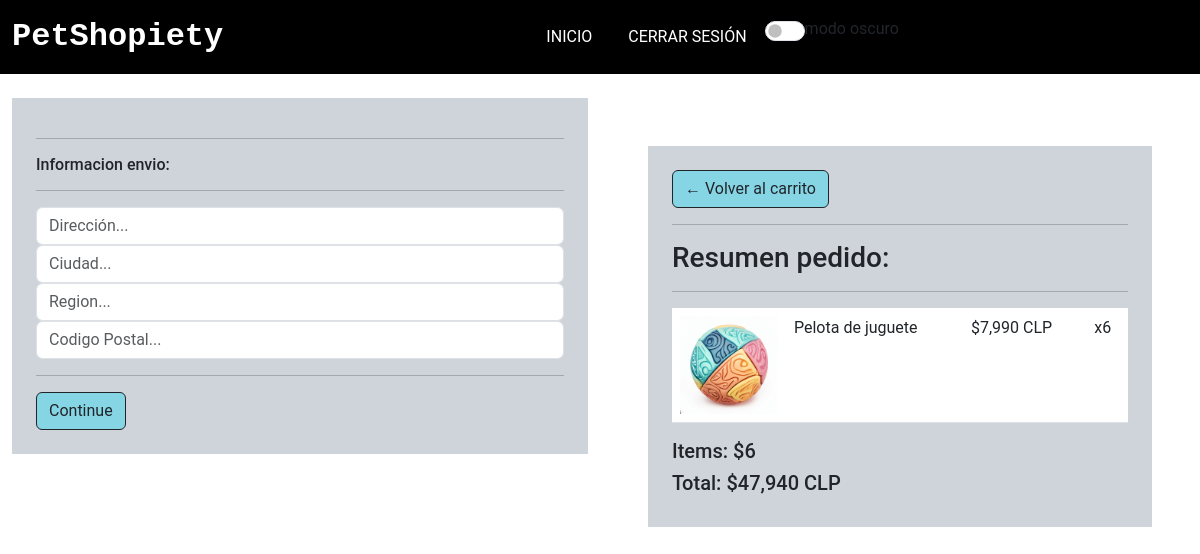
The page /checkout (signed in) on the database as committed earlier.
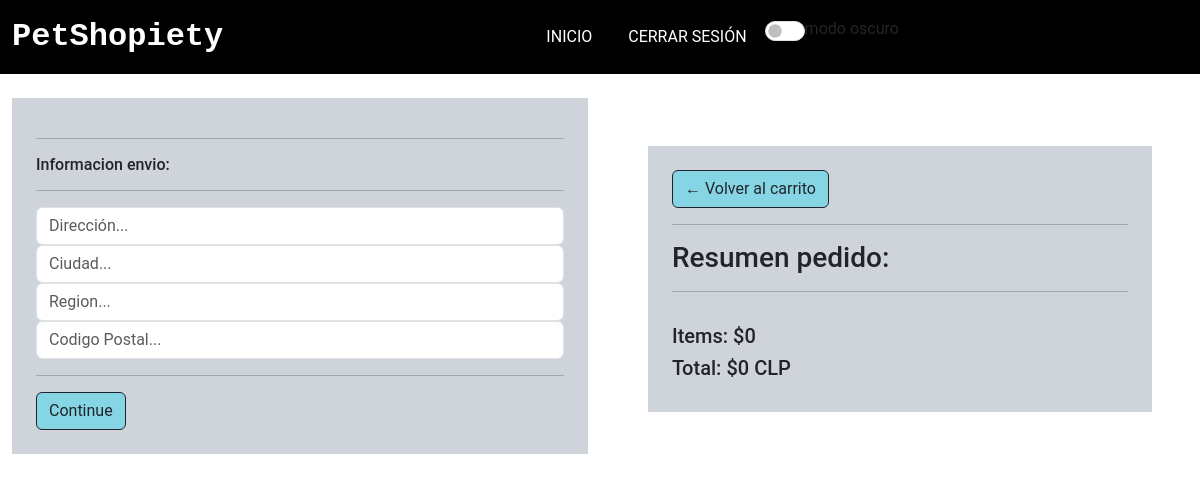
The same page on the database as committed later.
### apps/PetShopiety/models.py (models this page shows, shortened)
class ItemsOrden(models.Model):
    producto = models.ForeignKey(
        Producto, on_delete=models.SET_NULL, blank=True, null=True)
    orden = models.ForeignKey(
        Orden, on_delete=models.SET_NULL, blank=True, null=True)
    cantidad = models.IntegerField(default=0, null=True, blank=True)
    fecha_agregada = models.DateTimeField(auto_now=True)
    @property
    def obtener_total(self):
        total = self.producto.precio * self.cantidad
        return total

class Producto(models.Model):
    sku = models.IntegerField(primary_key=True)
    nombre = models.CharField(max_length=50)
    stock = models.IntegerField()
    precio = models.IntegerField()
    descripcion = models.CharField(max_length=200)
    id_cat = models.ForeignKey(Categoria, on_delete=models.CASCADE)
    img_url = models.ImageField(upload_to='imagenesProducto')

class Orden(models.Model):
    comprador = models.ForeignKey(
        Comprador, on_delete=models.SET_NULL, blank=True, null=True)
    fecha_orden = models.DateTimeField(auto_now_add=True)
    completado = models.BooleanField(max_length=200, null=True)
    id_transaccion = models.CharField(max_length=200, null=True)
    @property
    def shipping(self):
        shipping = True
        return shipping
    @property
    def obtener_total_carrito(self):
        itemsorden = self.itemsorden_set.all()
        total = sum([item.obtener_total for item in itemsorden])
        return total
    @property
    def obtener_total_items(self):
        itemsorden = self.itemsorden_set.all()
        total = sum([item.cantidad for item in itemsorden])
        return total

### apps/PetShopiety/views.py (the view)
# urls.py: path('checkout', views.cargarCheckOut),
@csrf_exempt
def cargarCheckOut(request):
    if request.user.is_authenticated:
        comprador = request.user.comprador
        orden, created = Orden.objects.get_or_create(
            comprador=comprador, completado=False)
        items = orden.itemsorden_set.all()
        cartItems = orden.obtener_total_items
    else:
        items = []
        orden = {"obtener_total_carrito": 0,
                 "obtener_total_items": 0, 'shipping': False}
        cartItems = orden['obtener_total_items']
    return render(request, "checkout.html", {"items": items, "orden": orden, 'cartItems:': cartItems})

### apps/PetShopiety/templates/checkout.html (shortened to what the changed rows need)
<!DOCTYPE html>
<html lang="en">
{%load static%}
{%load humanize%}
<head>
    <link href="https://cdn.jsdelivr.net/npm/bootstrap@5.3.0-alpha3/dist/css/bootstrap.min.css" rel="stylesheet"
 />
    <link rel="stylesheet" href="https://cdn.jsdelivr.net/npm/bootstrap-icons@1.10.5/font/bootstrap-icons.css">
    {%block head%}
    <link rel="stylesheet" href="{% static 'css/style.css' %}">
    {%endblock%}
</head>
<body class="">
    <main class="py-md-0">
        <div class="container-fluid">
            <div class="row">
                <div class="col-lg-6 p-5">
                    <div class="container p-4 bg-dark-subtle border-2">
                        <a class="btn btn-outline-dark" href="/carrito">&#x2190; Volver al carrito</a>
                        <hr>
                        <h3>Resumen pedido:</h3>
                        <hr>
                        <div class="table-responsive">
                            <table class="table">
                                {%for item in items %}
                                <tbody>
                                    <td class="w-25"><img class="w-100" src="{{item.producto.img_url.url}}"></td>
                                    <td>
                                        <p>{{item.producto.nombre}}</p>
                                    </td>
                                    <td>
                                        <p>${{item.producto.precio|intcomma}} CLP</p>
                                    </td>
                                    <td>
                                        <p>x{{item.cantidad}}</p>
                                    </td>
                                </tbody>
                                {%endfor%}
                            </table>
                        </div>
                        <h5>Items: ${{orden.obtener_total_items}}</h5>
                        <h5>Total: ${{orden.obtener_total_carrito|intcomma}} CLP</h5>
                    </div>
                </div>
            </div>
        </div>
    </main>
</body>
</html>

Rows that differ between the two databases and show on the page:
no longer on this page (row edited): ItemsOrden: producto.img_url (picture), producto.nombre "Pelota de juguete", producto.precio "7,990", cantidad "6"
no longer on this page (row edited): Orden: obtener_total_items "6", obtener_total_carrito "47,940"
added Orden: obtener_total_items "0", obtener_total_carrito "0"
